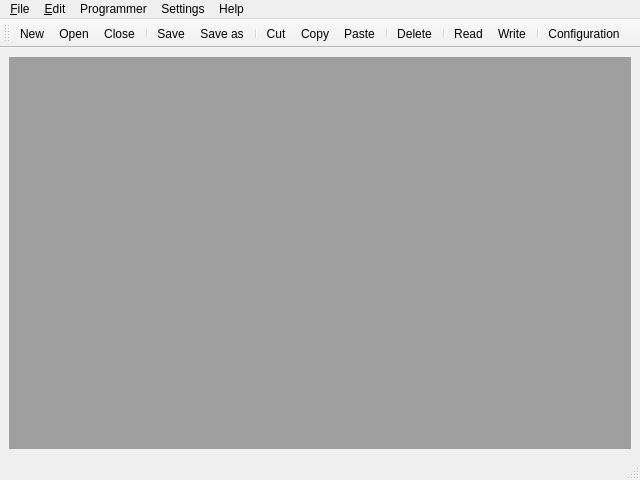
<?xml version="1.0" encoding="UTF-8"?>
<ui version="4.0">
    <class>Main</class>
    <widget class="QMainWindow" name="Main">
        <property name="geometry">
            <rect>
                <x>0</x>
                <y>0</y>
                <width>640</width>
                <height>480</height>
            </rect>
        </property>
        <property name="minimumSize">
            <size>
                <width>640</width>
                <height>480</height>
            </size>
        </property>
        <property name="windowTitle">
            <string>MainWindow</string>
        </property>
        <property name="windowIcon">
            <iconset resource="../qfm1000.qrc">
                <normaloff>:/icons/application</normaloff>:/icons/application
            </iconset>
        </property>
        <widget class="QWidget" name="mainWidget">
            <layout class="QGridLayout" name="gridLayout">
                <item row="0" column="0">
                    <widget class="QMdiArea" name="mdiArea">
                        <property name="verticalScrollBarPolicy">
                            <enum>Qt::ScrollBarAsNeeded</enum>
                        </property>
                        <property name="horizontalScrollBarPolicy">
                            <enum>Qt::ScrollBarAsNeeded</enum>
                        </property>
                        <property name="viewMode">
                            <enum>QMdiArea::SubWindowView</enum>
                        </property>
                        <property name="documentMode">
                            <bool>true</bool>
                        </property>
                        <property name="tabsClosable">
                            <bool>true</bool>
                        </property>
                        <property name="tabsMovable">
                            <bool>true</bool>
                        </property>
                    </widget>
                </item>
            </layout>
        </widget>
        <widget class="QMenuBar" name="menuBar">
            <property name="geometry">
                <rect>
                    <x>0</x>
                    <y>0</y>
                    <width>640</width>
                    <height>29</height>
                </rect>
            </property>
            <widget class="QMenu" name="menuFile">
                <property name="title">
                    <string>&amp;File</string>
                </property>
                <addaction name="actionFileNew"/>
                <addaction name="actionFileOpen"/>
                <addaction name="actionFileClose"/>
                <addaction name="separator"/>
                <addaction name="actionFileSave"/>
                <addaction name="actionFileSaveAs"/>
                <addaction name="separator"/>
                <addaction name="actionExit"/>
            </widget>
            <widget class="QMenu" name="menuEdit">
                <property name="title">
                    <string>&amp;Edit</string>
                </property>
                <addaction name="actionCut"/>
                <addaction name="actionCopy"/>
                <addaction name="actionPaste"/>
                <addaction name="separator"/>
                <addaction name="actionDelete"/>
            </widget>
            <widget class="QMenu" name="menuProgrammer">
                <property name="title">
                    <string>Programmer</string>
                </property>
                <addaction name="actionProgrammerRead"/>
                <addaction name="actionProgrammerWrite"/>
            </widget>
            <widget class="QMenu" name="menuSettings">
                <property name="title">
                    <string>Settings</string>
                </property>
                <addaction name="actionConfiguration"/>
            </widget>
            <widget class="QMenu" name="menuHelp">
                <property name="title">
                    <string>Help</string>
                </property>
                <addaction name="actionAbout"/>
                <addaction name="separator"/>
                <addaction name="actionLicense"/>
            </widget>
            <addaction name="menuFile"/>
            <addaction name="menuEdit"/>
            <addaction name="menuProgrammer"/>
            <addaction name="menuSettings"/>
            <addaction name="menuHelp"/>
        </widget>
        <widget class="QToolBar" name="toolBar">
            <property name="windowTitle">
                <string>toolBar</string>
            </property>
            <attribute name="toolBarArea">
                <enum>TopToolBarArea</enum>
            </attribute>
            <attribute name="toolBarBreak">
                <bool>false</bool>
            </attribute>
            <addaction name="actionFileNew"/>
            <addaction name="actionFileOpen"/>
            <addaction name="actionFileClose"/>
            <addaction name="separator"/>
            <addaction name="actionFileSave"/>
            <addaction name="actionFileSaveAs"/>
            <addaction name="separator"/>
            <addaction name="actionCut"/>
            <addaction name="actionCopy"/>
            <addaction name="actionPaste"/>
            <addaction name="separator"/>
            <addaction name="actionDelete"/>
            <addaction name="separator"/>
            <addaction name="actionProgrammerRead"/>
            <addaction name="actionProgrammerWrite"/>
            <addaction name="separator"/>
            <addaction name="actionConfiguration"/>
        </widget>
        <widget class="QStatusBar" name="statusBar"/>
        <action name="actionExit">
            <property name="icon">
                <iconset resource="../qfm1000.qrc">
                    <normaloff>:/action/application/exit</normaloff>:/action/application/exit
                </iconset>
            </property>
            <property name="text">
                <string>E&amp;xit</string>
            </property>
        </action>
        <action name="actionFileNew">
            <property name="icon">
                <iconset resource="../qfm1000.qrc">
                    <normaloff>:/action/document/new</normaloff>:/action/document/new
                </iconset>
            </property>
            <property name="text">
                <string>&amp;New</string>
            </property>
        </action>
        <action name="actionFileOpen">
            <property name="icon">
                <iconset resource="../qfm1000.qrc">
                    <normaloff>:/action/document/open</normaloff>:/action/document/open
                </iconset>
            </property>
            <property name="text">
                <string>&amp;Open</string>
            </property>
        </action>
        <action name="actionFileClose">
            <property name="icon">
                <iconset resource="../qfm1000.qrc">
                    <normaloff>:/action/document/close</normaloff>:/action/document/close
                </iconset>
            </property>
            <property name="text">
                <string>&amp;Close</string>
            </property>
        </action>
        <action name="actionFileSave">
            <property name="icon">
                <iconset resource="../qfm1000.qrc">
                    <normaloff>:/action/document/save</normaloff>:/action/document/save
                </iconset>
            </property>
            <property name="text">
                <string>&amp;Save</string>
            </property>
        </action>
        <action name="actionFileSaveAs">
            <property name="icon">
                <iconset resource="../qfm1000.qrc">
                    <normaloff>:/action/document/saveas</normaloff>:/action/document/saveas
                </iconset>
            </property>
            <property name="text">
                <string>Save &amp;as...</string>
            </property>
        </action>
        <action name="actionCut">
            <property name="icon">
                <iconset resource="../qfm1000.qrc">
                    <normaloff>:/action/edit/cut</normaloff>:/action/edit/cut
                </iconset>
            </property>
            <property name="text">
                <string>&amp;Cut</string>
            </property>
            <property name="shortcut">
                <string>Ctrl+X</string>
            </property>
        </action>
        <action name="actionCopy">
            <property name="icon">
                <iconset resource="../qfm1000.qrc">
                    <normaloff>:/action/edit/copy</normaloff>:/action/edit/copy
                </iconset>
            </property>
            <property name="text">
                <string>C&amp;opy</string>
            </property>
            <property name="toolTip">
                <string>Copy</string>
            </property>
            <property name="shortcut">
                <string>Ctrl+C</string>
            </property>
        </action>
        <action name="actionPaste">
            <property name="icon">
                <iconset resource="../qfm1000.qrc">
                    <normaloff>:/action/edit/paste</normaloff>:/action/edit/paste
                </iconset>
            </property>
            <property name="text">
                <string>&amp;Paste</string>
            </property>
            <property name="shortcut">
                <string>Ctrl+V</string>
            </property>
        </action>
        <action name="actionDelete">
            <property name="icon">
                <iconset resource="../qfm1000.qrc">
                    <normaloff>:/action/edit/delete</normaloff>:/action/edit/delete
                </iconset>
            </property>
            <property name="text">
                <string>&amp;Delete</string>
            </property>
            <property name="shortcut">
                <string>Ctrl+Del</string>
            </property>
        </action>
        <action name="actionProgrammerRead">
            <property name="icon">
                <iconset resource="../qfm1000.qrc">
                    <normaloff>:/action/eeprom/read</normaloff>:/action/eeprom/read
                </iconset>
            </property>
            <property name="text">
                <string>&amp;Read</string>
            </property>
            <property name="shortcut">
                <string>F5</string>
            </property>
        </action>
        <action name="actionProgrammerWrite">
            <property name="icon">
                <iconset resource="../qfm1000.qrc">
                    <normaloff>:/action/eeprom/write</normaloff>:/action/eeprom/write
                </iconset>
            </property>
            <property name="text">
                <string>&amp;Write</string>
            </property>
            <property name="shortcut">
                <string>F6</string>
            </property>
        </action>
        <action name="actionConfiguration">
            <property name="icon">
                <iconset resource="../qfm1000.qrc">
                    <normaloff>:/action/application/configure</normaloff>:/action/application/configure
                </iconset>
            </property>
            <property name="text">
                <string>&amp;Configuration</string>
            </property>
            <property name="shortcut">
                <string>F2</string>
            </property>
        </action>
        <action name="actionAbout">
            <property name="icon">
                <iconset resource="../qfm1000.qrc">
                    <normaloff>:/action/application/about</normaloff>:/action/application/about
                </iconset>
            </property>
            <property name="text">
                <string>A&amp;bout...</string>
            </property>
            <property name="shortcut">
                <string>F1</string>
            </property>
        </action>
        <action name="actionLicense">
            <property name="icon">
                <iconset resource="../qfm1000.qrc">
                    <normaloff>:/images/licenses/gpl-v3.svg</normaloff>:/images/licenses/gpl-v3.svg
                </iconset>
            </property>
            <property name="text">
                <string>&amp;License</string>
            </property>
            <property name="shortcut">
                <string>F12</string>
            </property>
        </action>
    </widget>
    <resources>
        <include location="../qfm1000.qrc"/>
    </resources>
    <connections/>
</ui>
